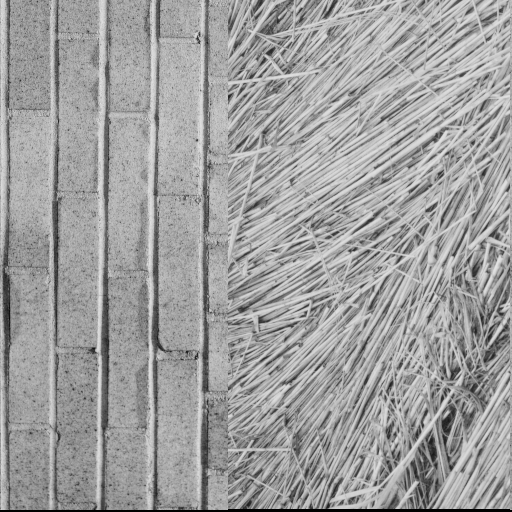
%> input picture Gabor_filter_segmentation/one.tiff, 512 x 512 px
$ octave hw7_p3.m   (GNU Octave 9; MATLAB toolbox functions it lacks are replaced by stand-ins)
%> lines starting %> are read from the running program, lines starting %| are printed output that depends on the picture; in (x1, y1, x2, y2) boxes, pixels count from 0 and x2, y2 are one past the last pixel; in counts of white or black regions, pixels touching at a corner belong together; the program's own positions count from 1
clear
close all
%% Load image
img = imread('one.tiff');
%> img is the input picture: size 512x512 uint8; min 0, max 227, mean 158.9
img = double(img)/255;
%> img: size 512x512 double

%% constants
thresh1 = 0.25;
thresh2 = 0.19;%0.25;

%% gabor
%1 32, 0, 1/12
%2 2, pi/4, 30
g1 = gabor(32, 0, 1/12);
g2 = gabor(2, pi/4, 30);

imgconv1 = conv2(img, g1, 'same');
imgconv2 = conv2(img, g2, 'same');

img1 = abs(imgconv1);
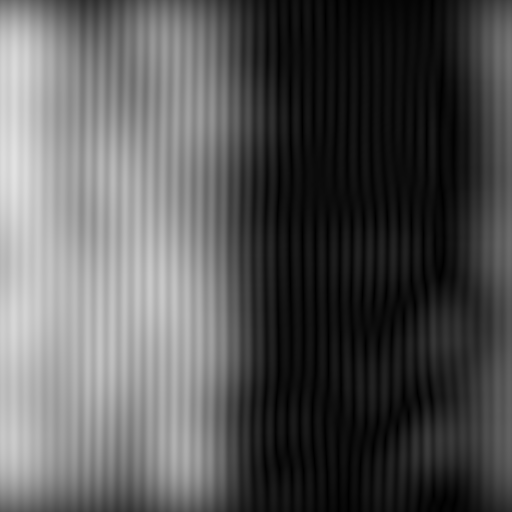
%> img1: size 512x512 double; min 0.105, max 226.3, mean 85.6
img2 = abs(imgconv2);
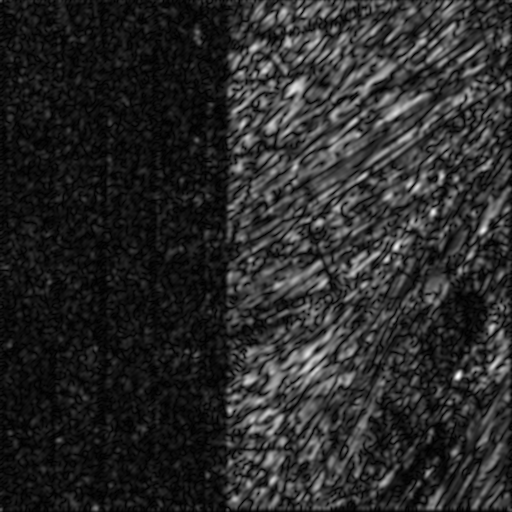
%> img2: size 512x512 double; min 0.000763, max 2.23, mean 0.367; drawn with min black and max white

img1 = img1/max(max(img1));
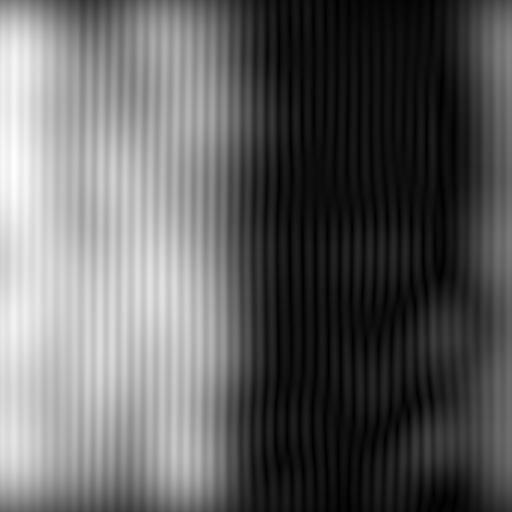
%> img1: size 512x512 double; min 0.000464, max 1, mean 0.378
img2 = img2/max(max(img2));

ret = zeros(size(img1));
im = conv2(img2, ones(40)/1600, 'same');
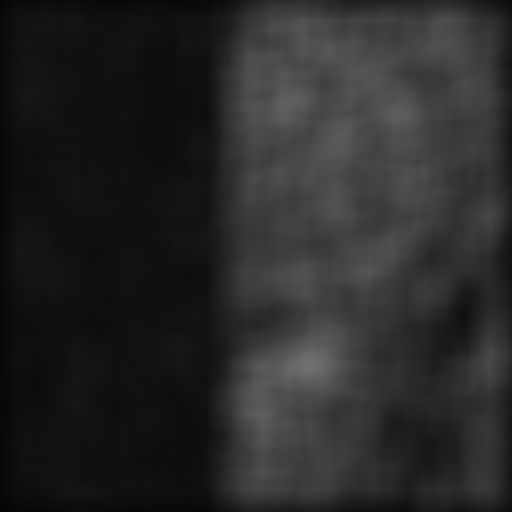
%> im: size 512x512 double; min 0.018, max 0.444, mean 0.159
im = im/max(max(im));
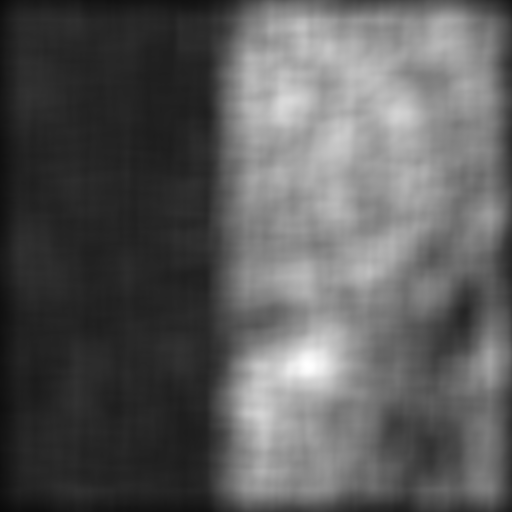
%> im: size 512x512 double; min 0.0406, max 1, mean 0.358

for i = 1:size(img1,1)
    for j = 1:size(img1,1)
        if im(i,j) < thresh2
            if img1(i,j)> thresh1
                ret(i,j) = 1;
            end
        end

    end
end
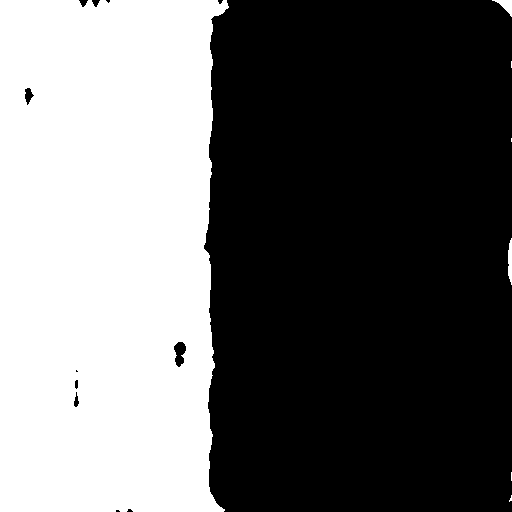
%> ret: size 512x512 double; values 0 (black) and 1 (white), 41.2% white; 7 white regions (4 under 20 px), largest, box (x1, y1, x2, y2) and area: (0, 0, 229, 512) 107683, (508, 238, 512, 285) 149, (492, 0, 512, 17) 145


imshow(ret); title('Segmented');

%% Gabor filter
function f = gabor(sigma, theta, v0)
    [x,y] = meshgrid(-75:75);

    f = exp(-(x.^2+y.^2)/(2*sigma^2)).*exp(-2j*pi*v0*(x*cos(theta)+y*sin(theta)));
end
